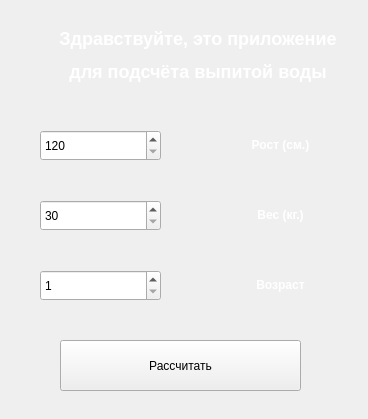
<?xml version="1.0" encoding="UTF-8"?>
<ui version="4.0">
 <class>Parametrs</class>
 <widget class="QWidget" name="Parametrs">
  <property name="geometry">
   <rect>
    <x>0</x>
    <y>0</y>
    <width>368</width>
    <height>419</height>
   </rect>
  </property>
  <property name="windowTitle">
   <string>Form</string>
  </property>
  <widget class="QSpinBox" name="growth1">
   <property name="geometry">
    <rect>
     <x>40</x>
     <y>130</y>
     <width>121</width>
     <height>31</height>
    </rect>
   </property>
   <property name="minimum">
    <number>120</number>
   </property>
   <property name="maximum">
    <number>300</number>
   </property>
  </widget>
  <widget class="QSpinBox" name="weight1">
   <property name="geometry">
    <rect>
     <x>40</x>
     <y>200</y>
     <width>121</width>
     <height>31</height>
    </rect>
   </property>
   <property name="minimum">
    <number>30</number>
   </property>
   <property name="maximum">
    <number>500</number>
   </property>
  </widget>
  <widget class="QSpinBox" name="age1">
   <property name="geometry">
    <rect>
     <x>40</x>
     <y>270</y>
     <width>121</width>
     <height>31</height>
    </rect>
   </property>
   <property name="minimum">
    <number>1</number>
   </property>
   <property name="maximum">
    <number>120</number>
   </property>
  </widget>
  <widget class="QLabel" name="growth">
   <property name="geometry">
    <rect>
     <x>200</x>
     <y>130</y>
     <width>161</width>
     <height>31</height>
    </rect>
   </property>
   <property name="text">
    <string>&lt;html&gt;&lt;head/&gt;&lt;body&gt;&lt;p align=&quot;center&quot;&gt;&lt;span style=&quot; font-weight:600; color:#ffffff;&quot;&gt;Рост (см.)&lt;/span&gt;&lt;/p&gt;&lt;/body&gt;&lt;/html&gt;</string>
   </property>
  </widget>
  <widget class="QLabel" name="weight">
   <property name="geometry">
    <rect>
     <x>200</x>
     <y>200</y>
     <width>161</width>
     <height>31</height>
    </rect>
   </property>
   <property name="text">
    <string>&lt;html&gt;&lt;head/&gt;&lt;body&gt;&lt;p align=&quot;center&quot;&gt;&lt;span style=&quot; font-weight:600; color:#ffffff;&quot;&gt;Вес (кг.)&lt;/span&gt;&lt;/p&gt;&lt;/body&gt;&lt;/html&gt;</string>
   </property>
  </widget>
  <widget class="QLabel" name="age">
   <property name="geometry">
    <rect>
     <x>200</x>
     <y>270</y>
     <width>161</width>
     <height>31</height>
    </rect>
   </property>
   <property name="text">
    <string>&lt;html&gt;&lt;head/&gt;&lt;body&gt;&lt;p align=&quot;center&quot;&gt;&lt;span style=&quot; font-weight:600; color:#ffffff;&quot;&gt;Возраст&lt;/span&gt;&lt;/p&gt;&lt;/body&gt;&lt;/html&gt;</string>
   </property>
  </widget>
  <widget class="QLabel" name="face">
   <property name="geometry">
    <rect>
     <x>20</x>
     <y>10</y>
     <width>361</width>
     <height>91</height>
    </rect>
   </property>
   <property name="text">
    <string>&lt;html&gt;&lt;head/&gt;&lt;body&gt;&lt;p align=&quot;center&quot;&gt;&lt;span style=&quot; font-size:x-large; font-weight:600; color:#ffffff;&quot;&gt;Здравствуйте, это приложение &lt;/span&gt;&lt;/p&gt;&lt;p align=&quot;center&quot;&gt;&lt;span style=&quot; font-size:x-large; font-weight:600; color:#ffffff;&quot;&gt;для подсчёта выпитой воды &lt;/span&gt;&lt;/p&gt;&lt;/body&gt;&lt;/html&gt;</string>
   </property>
  </widget>
  <widget class="QLabel" name="label">
   <property name="geometry">
    <rect>
     <x>0</x>
     <y>0</y>
     <width>1181</width>
     <height>851</height>
    </rect>
   </property>
   <property name="text">
    <string/>
   </property>
   <property name="pixmap">
    <pixmap>fon2.jpg</pixmap>
   </property>
  </widget>
  <widget class="QPushButton" name="start">
   <property name="geometry">
    <rect>
     <x>60</x>
     <y>340</y>
     <width>241</width>
     <height>51</height>
    </rect>
   </property>
   <property name="text">
    <string>Рассчитать</string>
   </property>
  </widget>
  <zorder>label</zorder>
  <zorder>growth1</zorder>
  <zorder>weight1</zorder>
  <zorder>age1</zorder>
  <zorder>growth</zorder>
  <zorder>weight</zorder>
  <zorder>age</zorder>
  <zorder>face</zorder>
  <zorder>start</zorder>
 </widget>
 <resources/>
 <connections/>
</ui>
